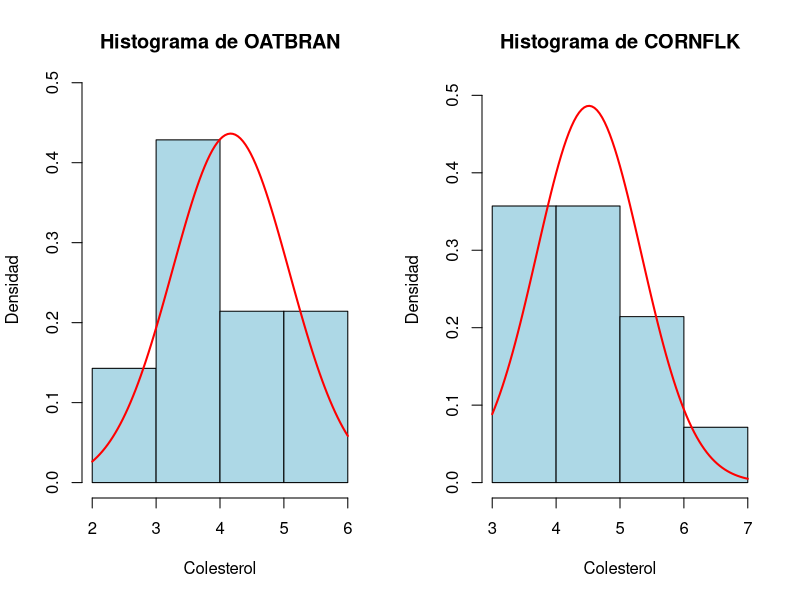
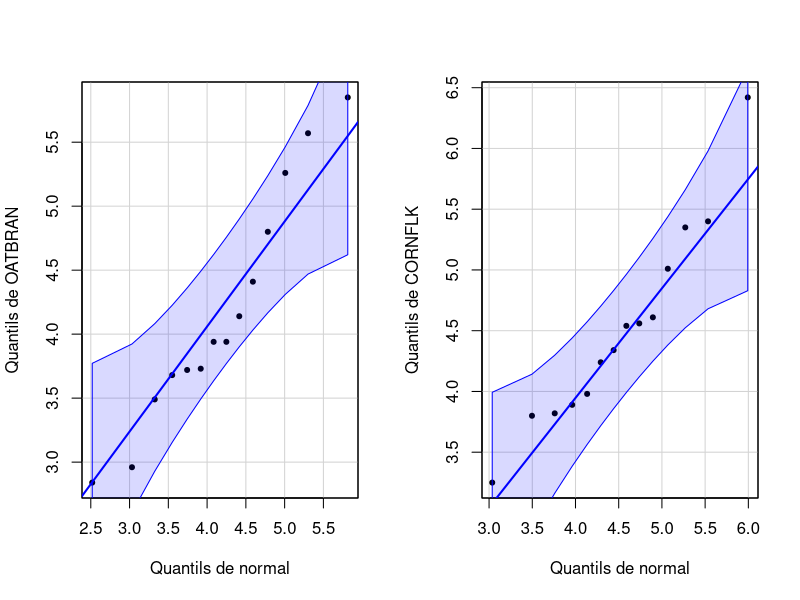

These charts were generated, in order, by the following R code:
## ---- chunk 1
Temperaturas=read.table("Temperaturas.txt",header=TRUE)
str(Temperaturas)
Temps=Temperaturas$Temperatura
length(Temps)
## ---- chunk 2
t.test(Temps, mu=37, alternative="two.sided")
## ---- chunk 3
TempsH=Temperaturas[Temperaturas$Sexo=="M","Temperatura"] #Temperaturas de hombres
length(TempsH)
TempsM=Temperaturas[Temperaturas$Sexo=="F","Temperatura"] #Temperaturas de mujeres
length(TempsM)
## ---- chunk 4
t.test(TempsH, TempsM, alternative="less", paired=FALSE, var.equal=TRUE)
## ---- chunk 5
t.test(TempsH, TempsM, alternative="less", paired=FALSE, var.equal=FALSE)
## ---- chunk 6
OBR=read.table("oatbran.txt",header=TRUE)
str(OBR)
Oatbran=OBR$OATBRAN
Cornflake=OBR$CORNFLK
## ---- chunk 7
par(mfrow=c(1,2))
hist(Oatbran,freq=FALSE, breaks=4,col="light blue",xlab="Colesterol",ylab="Densidad", main="Histograma de OATBRAN",ylim=c(0,max(density(Oatbran)$y)))
curve(dnorm(x,mean(Oatbran),sd(Oatbran)),col="red",lwd=2,add=TRUE)
hist(Cornflake,freq=FALSE, breaks=4,col="light blue",xlab="Colesterol",ylab="Densidad", main="Histograma de CORNFLK",ylim=c(0,max(density(Cornflake)$y)))
curve(dnorm(x,mean(Cornflake),sd(Cornflake)),col="red",lwd=2,add=TRUE)
## ---- chunk 8
par(mfrow=c(1,2))
library(car)
car::qqPlot(Oatbran, distribution="norm", mean=mean(Oatbran), sd=sd(Oatbran),
        ylab="Quantils de OATBRAN", xlab="Quantils de normal", pch=20, id=FALSE)
car::qqPlot(Cornflake, distribution="norm", mean=mean(Cornflake),sd=sd(Cornflake),
       ylab="Quantils de CORNFLK", xlab="Quantils de normal", pch=20, id=FALSE)
par(mfrow=c(1,1))
## ---- chunk 9
t.test(Oatbran, Cornflake, alternative="less", paired=TRUE)
## ---- chunk 10
wilcox.test(Oatbran, Cornflake, alternative="less", paired=TRUE)
